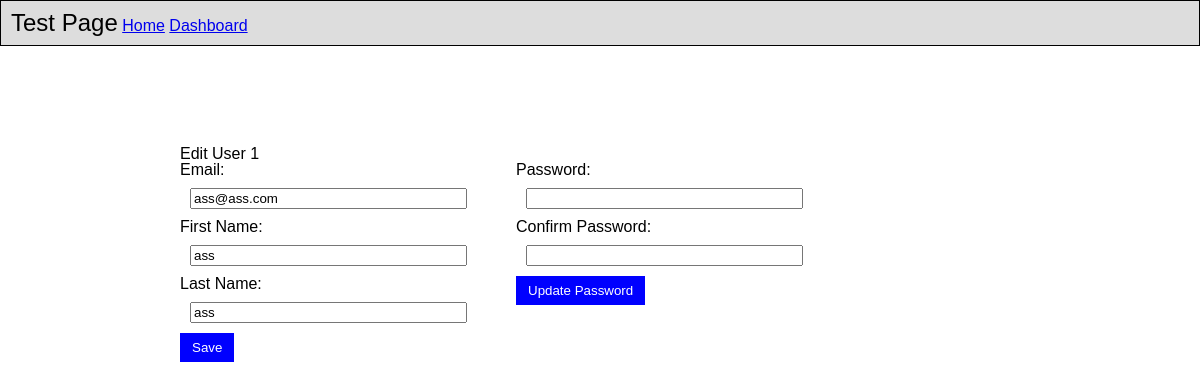
The page /admin_edit/1/ on the database as committed earlier.
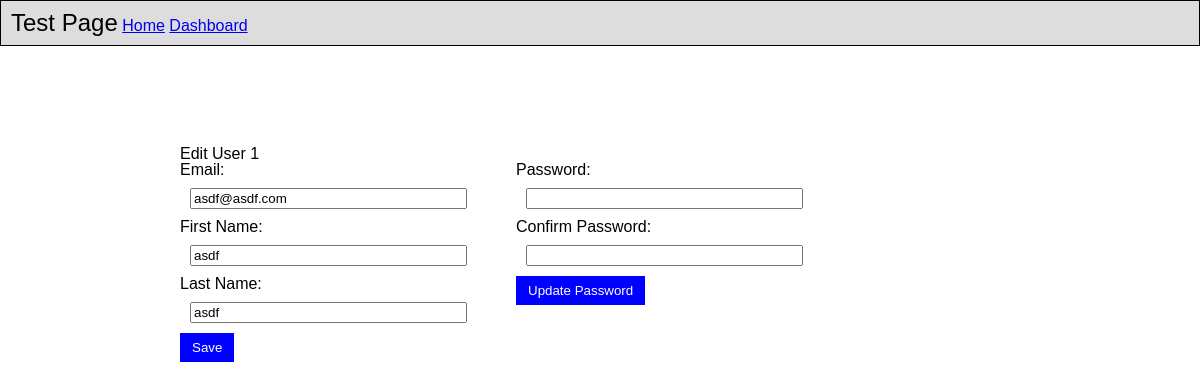
The same page on the database as committed later.
### apps/dash/models.py (models this page shows)
class User(models.Model):
	first_name = models.CharField(max_length=50)
	last_name = models.CharField(max_length=50)
	email = models.EmailField()
	pw = models.CharField(max_length=100)
	created_at = models.DateTimeField(auto_now_add=True)
	updated_at = models.DateTimeField(auto_now=True)
	birthday = models.DateTimeField()
	user_level = models.IntegerField()
	objects = UserManager()

### apps/dash/views.py (the view)
# urls.py: path('admin_edit/', views.admin_edit, name="admin_edit"),
def admin_edit(request, uid):
	context = {
		'user':User.objects.get(id=uid),
	}
	return render(request, "dash/admin_edit.html",context)

### apps/dash/templates/dash/admin_edit.html (shortened to what this page needs)
<!DOCTYPE html>
<html>
<head>
  {% load static %}
  <link rel="stylesheet" type="text/css" href="../../static/reset.css">
  <link rel="stylesheet" type="text/css" href="../../static/edit.css">
</head>
<body>
  <div>
    <div>
      <ul>
        <li><h3>Test Page</h3></li>
        <li><a href="#">Home</a></li>
        <li><a href="/dashboard/">Dashboard</a></li>
      </ul>
      <div id="wrapper">
        <h1>Edit User {{user.id}}</h1>
        <form action="/admin_edit_user/" method="post">
          <label for="email">Email:</label>
          <input type="email" name="email" value="{{user.email}}"/>
          <label for="first_name">First Name:</label>
          <input type="text" name="first_name" value="{{user.first_name}}"/>
          <label for="last_name">Last Name:</label>
          <input type="text" name="last_name" value="{{user.last_name}}"/>
          <button type="submit">Save</button>
        </form>
        <form action="/admin_edit_password/" method="post">
          <label for="pw">Password:</label>
          <input type="password" name="pw"/>
          <label for="pw">Confirm Password:</label>
          <input type="password" name="pw_confirm"/>
          <button type="submit">Update Password</button>
        </form>
      </div>
    </div>
  </div>
</body>
</html>

Rows that differ between the two databases and show on the page:
changed User id 1: email "ass@ass.com" → "asdf@asdf.com"; first_name "ass" → "asdf"; last_name "ass" → "asdf"
